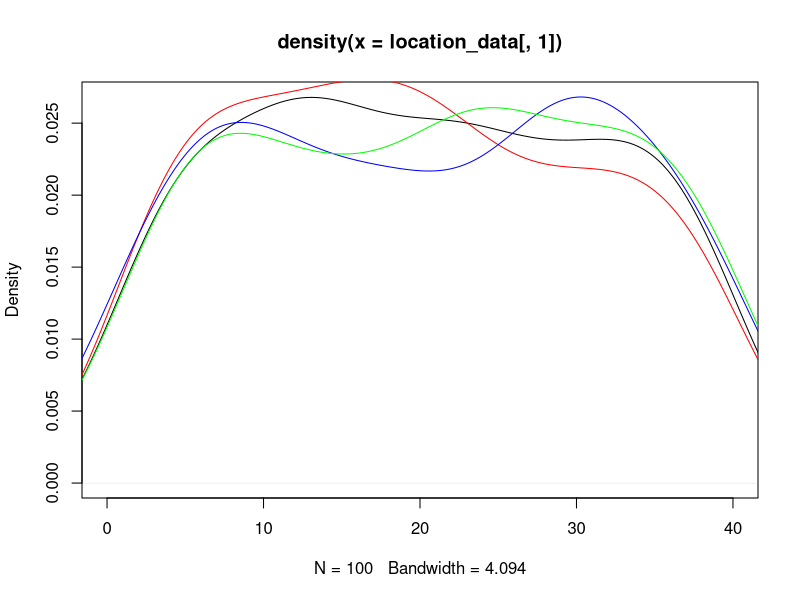
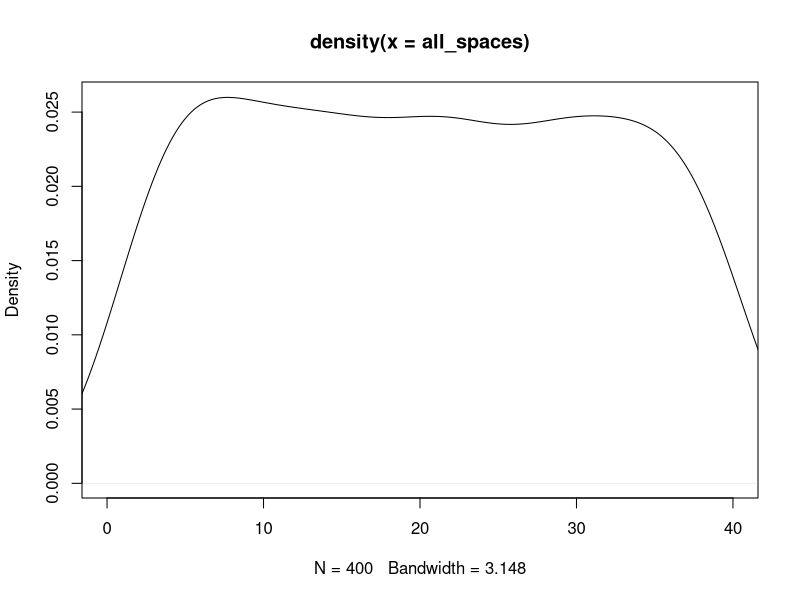
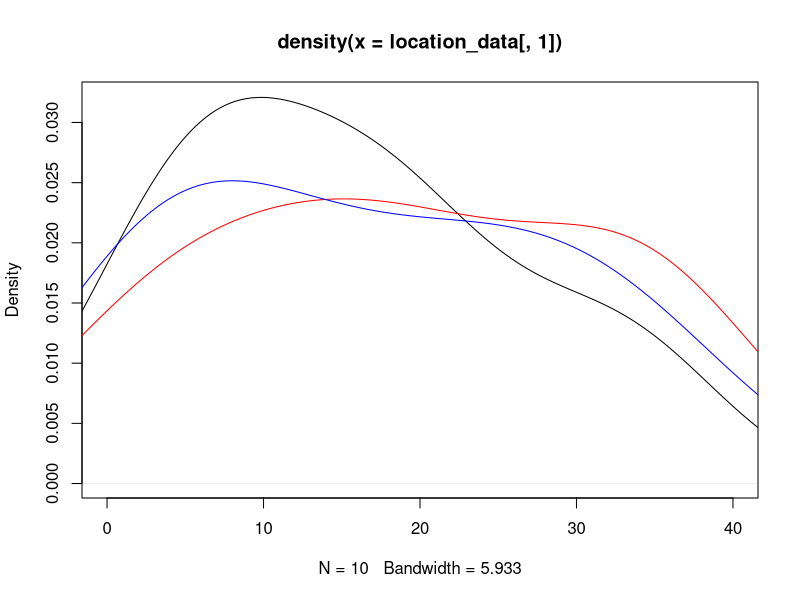
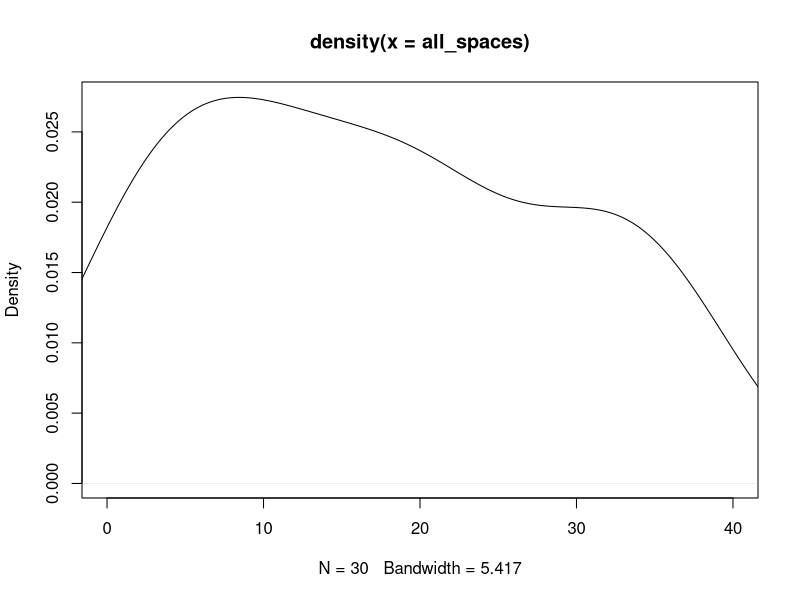

Recreate these plots in R, in order.
## ---- chunk 1
knitr::opts_chunk$set(echo = TRUE)
## ---- chunk 2
#libraries
library(dplyr)
library(ggplot2)
## ---- chunk 3
#Kayleigh
##LET'S GET MOVING

monopolyBoard <- read.csv("MonopolyBoard.csv", header = T)
monopolyBoard

# Using dice rolls to determine where a player will land on the board
#input: "location"; a number 1-40; where the player is on the board
#output: the amount of spaces the player will move until they are on their new location

#note that this is only accounting for standard dice rolls, no special rules yet...

lets_move = function(location) {
  dice_roll_1 <- sample(1:6, 1, replace = TRUE)
  dice_roll_2 <- sample(1:6, 1, replace = TRUE)
  
  roll_total <- sum(dice_roll_1, dice_roll_2)
  roll_double <- dice_roll_1 == dice_roll_2
  
    location = location + roll_total
    
  if (location <= 40) {
    location = location
  } else {
    location = location - 40
  }
  
  space = monopolyBoard$name[monopolyBoard$spaces == location]
  
  print("You're moving forward...")
  print(roll_total)
  
  print("You're on space...")
  print(location)
  
  #print(space) #This prints out the name of the space that they land on. 
}

#testers
lets_move(1)
lets_move(25)
lets_move(38)
lets_move(40)



#A function to move players around the board and to play Monopoly!
#input: "turns"; the amount of turns we should take
#output: a player's new location on the board

lets_play = function(turns) {
  location = 1
  print("Starting Location: GO!")
  for (i in 1:turns) {
    location = lets_move(location)
  }
  print("You've landed on...")
  return(location)
}



lets_play(10) #tester #in this example if you look at a reference monopoly board and "walk" your way around the board with each move being the number in each output, you'll land on the space on the board corresponding to the final output (when counting "GO" as 1 and/or 40) 

#testers 
#"lets_move" and "lets_play" have both been edited to print out phrases for each roll and move to make it easier to determine how the player is moving. 
#"You're moving forward..." gives the player's roll
#"You're on space..." is the players position after 1 turn/"lets_move"
  # Later try to switch this print statement to the name of the spot that the player is on 
#"You've landed on..." gives the final location after running "lets_play" for "x" turns.
  # Later try to switch this print statement to the name of the spot that the player is on 

lets_play(3)
lets_play(10)

## ---- chunk 4
##DOUBLE DOWN

##WORK IN PROGRESS

#A function using dice rolls to determine how many spaces a player will move with the additional rules for "doubles" in Monopoly
#input: "location"; a number 1-40 where the player is on the board
#outut: the number of spaces the player will move on the board, with the special case of rolling three "doubles" and landing in jail
double_down = function(location) {
  dice_roll_1 <- sample(1:6, 1, replace = TRUE)
  dice_roll_2 <- sample(1:6, 1, replace = TRUE)
  
  roll_total <- sum(dice_roll_1, dice_roll_2)
  roll_double <- dice_roll_1 == dice_roll_2
  
  print("roll was")
  print(roll_total)
    
  if (roll_double) {
    
    dice_roll_3 <- sample(1:6, 1, replace = TRUE)
    dice_roll_4 <- sample(1:6, 1, replace = TRUE)
    
    roll_total_2 <- sum(dice_roll_3, dice_roll_4)
    roll_double_2 <- dice_roll_3 == dice_roll_4
    
    print("roll double was")
    print(roll_total_2)

    
    if (roll_double_2) {
      dice_roll_5 <- sample(1:6, 1, replace = TRUE)
      dice_roll_6 <- sample(1:6, 1, replace = TRUE)
      
      roll_total_3 <- sum(dice_roll_5, dice_roll_6)
      roll_double_3 <- dice_roll_5 == dice_roll_6
      
      print("roll double was")
      print(roll_total_3)
      
      if (roll_double_3) {
        location = 11 #Jail
        print("doubles, doubles, doubles")
        print("You're going to JAIL!")
        
      } else {
        location = location + roll_total + roll_total_2 + roll_total_3
        print("doubles, doubles, not doubles")
        print("You're moving forward...")
        print(roll_total + roll_total_2 + roll_total_3)
      }
    } else {
      location = location + roll_total + roll_total_2
      print("doubles, not doubles")
      print("You're moving forward...")
      print(roll_total+roll_total_2)
    }
  } else {
    location = location + roll_total
    print("no doubles")
    print("You're moving forward...")
    print(roll_total)
  }

    
  if (location <= 40) {
    location = location
  } else {
    location = location - 40
  }

  
  print("You're on space...")
  print(location)
}

double_down(1)
#text out in the function is kinda funky right but it's just to make sure its working right
#In final version switch all dice rolls to sample(1:6,...)

## ---- chunk 5
##CHANCE AND COMMUNITY CHEST CARDS
Card_Numbers <- c(1, 2, 3, 4, 5, 6, 7, 8, 9, 10, 11, 12, 13, 14, 15, 16)

Chance_Cards <- c("Advance to Boardwalk", "Advance to Go (Collect $200)", "Advance to Illinois Avenue. If you pass Go, collect $200", "Advance to St. Charles Place. If you pass Go, collect $200", "Advance to the nearest Railroad. If unowned, you may buy it from the Bank. If owned, pay owner twice the rental to which they are otherwise entitled", "Advance to the nearest Railroad. If unowned, you may buy it from the Bank. If owned, pay owner twice the rental to which they are otherwise entitled", "Advance token to nearest Utility. If unowned, you may buy it from the Bank. If owned, throw dice and pay owner a total ten times amount thrown", "Bank pays you dividend of $50", "Get Out of Jail Free", "Go Back 3 Spaces", "Go to Jail. Go directly to Jail, do not pass Go, do not collect $200", "Make general repairs on all your property. For each house pay $25. For each hotel pay $100", "Speeding fine $15", "Take a trip to Reading Railroad. If you pass Go, collect $200", "You have been elected Chairman of the Board. Pay each player $50", "Your building loan matures. Collect $150")

Chance <- data.frame(Chance_Cards, Card_Numbers)
Chance
##Chance cards to move a player to a new space:
  #1 -> Advance to Boardwalk (space 40)
  #2 -> Advance to Go (space 1)
  #3 -> Advance to Illinois Avenue (space 25)
  #4 -> Advance to St. Charles Place (space 12)
  #5 -> Advance to nearest Railroad (space(s) 6, 16, 26, 36)
  #6 -> Advance to nearest Railraod (space(s) 6, 16, 26, 36)
  #7 -> Advance to nearest Utility (space(s) 13, 29)
  #11 -> Go to Jail (space 11)
  #14 -> Take a trip to Reading Railroad (space 6)

Community_Chest_Cards <- c("Advance to Go (Collect $200)", "Bank error in your favor. Collect $200", "Doctor’s fee. Pay $50", "From sale of stock you get $50", "Get Out of Jail Free", "Go to Jail. Go directly to jail, do not pass Go, do not collect $200", "Holiday fund matures. Receive $100", "Income tax refund. Collect $20", "It is your birthday. Collect $10 from every player", "Life insurance matures. Collect $100", "Pay hospital fees of $100", "Pay school fees of $50", "Receive $25 consultancy fee", "You are assessed for street repair. $40 per house. $115 per hotel", "You have won second prize in a beauty contest. Collect $10", "You inherit $100")

Community_Chest <- data.frame(Community_Chest_Cards, Card_Numbers)
Community_Chest

##Community Chest Cards that move a player to a new space:
  #1 -> Advance to GO (space 1)
  #5 -> Go to Jail (space 11)

## ---- chunk 6
# heidi

#the function "who_goes_first" simulates the initial roll before the game begins in order to determine which player goes first
# input is a number of how many players are going to be playing
# output is the value of each players roll and the player that will start the game based on who had the highest roll
who_goes_first <- function(num_players){
  initial_rolls <- c()
  for (i in 1:num_players) {
    player_i_roll <- sum(sample(1:6, 2, replace=TRUE))
    initial_rolls <- c(initial_rolls, player_i_roll) # vector of every player's roll
    print(paste("Player", i, "rolled", player_i_roll))
  }
  cat("\n")
  if(sum(initial_rolls == max(initial_rolls)) >= 2){
    while (sum(initial_rolls == max(initial_rolls)) >= 2) { # if players tied for highest number
      tied_players <- which(initial_rolls==max(initial_rolls)) # identify which players tied
      print("It's a tie! Roll again")
      cat("\n")
      tie_breaker_rolls <- c()
      for (i in tied_players) { # tied players roll again
       player_i_roll2 <- sum(sample(1:6, 2, replace=TRUE))
       tie_breaker_rolls <- c(tie_breaker_rolls, player_i_roll2)
       print(paste("Player", i, "rolled", player_i_roll2))
      }
      initial_rolls <- tie_breaker_rolls
      highest_roll <- max(tie_breaker_rolls)
      highest_player2 <- tied_players[which(tie_breaker_rolls == highest_roll)]
    }
    cat("\n")
    print(paste("Player", highest_player2, "goes first!"))
  }
  else {
    highest_player <- which.max(initial_rolls) # who rolled the highest number
    print(paste("Player", highest_player, "goes first!"))
  }
}

who_goes_first(4) # test function

## ---- chunk 7
# Olivia
# Website for data: https://stat-jet-asu.github.io/Datasets/InstructorDescriptions/monopoly.html

monopolyBoard <- read.csv("MonopolyBoard.csv", header = T)
head(monopolyBoard)

# This section is for question number 2

# Kayleigh's lets_play function from above incorporating players and density plots
# uses lets_move function from above
# input: turns, # of turns to iterate through; players, number of players (2-4)
# output: density plot with a line for each player's frequency of spaces landed on 
# & density plot for the combined frequency of spaces landed on for all players

lets_play = function(turns, players) {
  location_data <- as.data.frame(matrix(nrow = turns, ncol = players))
  
for (j in 1:players) {
  location = 1
  
  for (i in 1:turns) {
    
    location = lets_move(location)
    location_data[i,j] <- location
    }
  }
  
  # creates density plot of frequency of landing on each space for each player
  plot(density(location_data[,1]), xlim = c(0,40), col = "black")
  
  colors <- c("red", "blue", "green")
  
  for (k in 2:players) {
  lines(density(location_data[,k]), col = colors[k-1]) # adds a density line for each player after the first
  }
  
  # creates density plot for total frequency landing on each space (all players spaces included)
  all_spaces <- as.vector(as.matrix(location_data))
  plot(density(all_spaces), xlim = c(0,40), col = "black")
}
lets_play(100, 4)

## ---- chunk 8
who_goes_first2 <- function(num_players){
  initial_rolls <- c()
  for (i in 1:num_players) {
    player_i_roll <- sum(sample(1:6, 2, replace=TRUE))
    initial_rolls <- c(initial_rolls, player_i_roll) # vector of every player's roll
#    print(paste("Player", i, "rolled", player_i_roll))
  }
  cat("\n")
  if(sum(initial_rolls == max(initial_rolls)) >= 2){
    while (sum(initial_rolls == max(initial_rolls)) >= 2) { # if players tied for highest number
      tied_players <- which(initial_rolls==max(initial_rolls)) # identify which players tied
#      print("It's a tie! Roll again")
#      cat("\n")
      tie_breaker_rolls <- c()
      for (i in tied_players) { # tied players roll again
       player_i_roll2 <- sum(sample(1:6, 2, replace=TRUE))
       tie_breaker_rolls <- c(tie_breaker_rolls, player_i_roll2)
#       print(paste("Player", i, "rolled", player_i_roll2))
      }
      initial_rolls <- tie_breaker_rolls
      highest_roll <- max(tie_breaker_rolls)
      highest_player2 <- tied_players[which(tie_breaker_rolls == highest_roll)]
    }
#    cat("\n")
#    print(paste("Player", highest_player2, "goes first!"))
  }
  else {
    highest_player <- which.max(initial_rolls) # who rolled the highest number
#    print(paste("Player", highest_player, "goes first!"))
#    return(highest_player)
  
    
  # creating player order
  player_order <- length(num_players)
  player_order[1] <- as.integer(highest_player)

 for (j in 2:num_players) {
    
  player_order[j] <- as.integer(player_order[j-1] + 1)
  if (player_order[j] > num_players) {
    player_order[j] <- 1
  }
 }
  print(player_order)
  }
  
  playerlist <- (list(highest_player, player_order))
  return(playerlist)
}

#who_goes_first2(4)

## ---- chunk 9
# Question number 3 -- including jail and double rolls

lets_move2 = function(location) {
  dice_roll_1 <- sample(1:6, 1, replace = TRUE)
  dice_roll_2 <- sample(1:6, 1, replace = TRUE)
  
  roll_total <- sum(dice_roll_1, dice_roll_2)
  roll_double <- dice_roll_1 == dice_roll_2
  
    location = location + roll_total # updates location to be previous location + roll total
    double3 = "false" # double3 is assigned "true" if the player double rolls 3x (as seen in if statement below), otherwise it is assigned "false" 
    
  # first double roll -> roll again
  if (roll_double == TRUE) {
    dice_roll_3 <- sample(1:6, 1, replace = TRUE)
    dice_roll_4 <- sample(1:6, 1, replace = TRUE)
    
    roll_total2 <- sum(dice_roll_3, dice_roll_4)
    roll_double2 <- dice_roll_3 == dice_roll_4
    
    location = location + roll_total2
    double3 = "false"
    
    # if player is at a location past 40, subtract 40 so they go back to the GO space at location "41"
    # this is included in each if statement below so that it applies if player has to roll again
    if (location <= 40) {
      location = location
    } else {
      location = location - 40
    }
     
      # second double roll -> roll again
      if (roll_double2 == TRUE) {
        dice_roll_5 <- sample(1:6, 1, replace = TRUE)
        dice_roll_6 <- sample(1:6, 1, replace = TRUE)
    
        roll_total3 <- sum(dice_roll_5, dice_roll_6)
        roll_double3 <- dice_roll_5 == dice_roll_6
    
        location = location + roll_total3
        double3 = "false"
        
        if (location <= 40) {
          location = location
        } else {
          location = location - 40
        }
        
        # third double roll -> go to jail
          if (roll_double3 == TRUE) {
            location = monopolyBoard$spaces[monopolyBoard$name == "Jail"]
            double3 = "true"
          }
      }
  }  
    
  if (location <= 40) {
    location = location
  } else {
    location = location - 40
  }
  
  listdata <- (list(location, double3)) # creates list for outputs "location" and "double3"
  # if you need to access location from this function, use lets_move2(location)[[1]]
  # if you need to access double3, use lets_move2(double3)[[2]]
  return(listdata)
  
  listdata %>% ggplot() + geom_histogram(mapping=aes(x="location", y="amounts"))
}




# lets_play2 is currently set up to have each player go thru all their turns and then move onto the next player
# probably need to fix this for question 5

## ---- chunk 10

lets_play2 = function(turns, players) {
  
  
  location_data <- as.data.frame(matrix(nrow = turns, ncol = players)) # dataframe will keep data for locations of players for each turn
  double3data <- as.data.frame(matrix(nrow = turns, ncol = players)) # dataframe will say "true" if player double rolled 3x (which lands them in jail) and "false" if they didn't double roll 3x
  
    # puts players in order
    colnames(location_data) <- who_goes_first2(players)[[2]]
  
    location = 1 # each player starts at location 1
    location_data[1,] <- location
    double3 = 0 # initializing "double3" which will be later assigned a "true" or "false" based on if player double rolled 3x
  
    for (i in 2:turns) { # iterates through number of turns
      
        for (j in 1:players) { # rotates through each player
          
        location = lets_move2(location_data[i-1,j])[[1]] # takes location from lets_move2 function and assigns it to location
        location_data[i,j] <- as.integer(location) # puts location value into the dataframe of locations for each player
        double3data[i,j] <- lets_move2(double3)[[2]] # takes "true" or "false" value from double3 and adds it to double3data dataframe
        
      # deals with landing in jail from "go to jail" space and staying there for next 3 turns
      if (31 %in% location_data[i-1,j]) { # if you landed on 31 in the last turn (i-1 turn), you go to jail (space 11) for the ith turn
        location <- 11
        location_data[i,j] <- as.integer(location) # new location is 11
      } else if (11 %in% location_data[i-1,j] & 31 %in% location_data[i-2,j]) { # if you were on space 11 last turn AND you were on space 31 2 turns ago, you stay in jail (space 11) for turn i
        location <- 11
        location_data[i,j] <- as.integer(location)
      } else if (11 %in% location_data[i-2,j] & 31 %in% location_data[i-3,j]) {
        location <- 11
        location_data[i,j] <- as.integer(location)
      }
        
      # landing in jail from 3x double roll and staying there for next 3 turns
      if (11 %in% location_data[i,j] & "true" %in% double3data[i-1,j]) { # if player's location is 11 (jail) and double3data is"true" (player double rolled 3x), player stays in jail. all 3 if/else if statements keep player in jail for the next 3 turns
        location <- 11
        location_data[i,j] <- as.integer(location)
      } else if (11 %in% location_data[i-1,j] & "true" %in% double3data[i-2,j]) { # 
        location <- 11
        location_data[i,j] <- as.integer(location)
      } else if (11 %in% location_data[i-2,j] & "true" %in% double3data[i-3,j]) {
        location <- 11
        location_data[i,j] <- as.integer(location)
      }
        
    }
  }
  print(location_data)
  
  # creates density plot of frequency of landing on each space for each player
  plot(density(location_data[,1]), xlim = c(0,40), col = "black")
  
  colors <- c("red", "blue", "green")
  
  for (k in 2:players) {
    lines(density(location_data[,k]), col = colors[k-1]) # adds a density line for each player after the first
  }
  
  # creates density plot for total frequency landing on each space (all players spaces included)
  all_spaces <- as.vector(as.matrix(location_data))
  plot(density(all_spaces), xlim = c(0,40), col = "black")
  
}
 
lets_play2(10, 3)

# how should we go about recording spaces landed on when double rolls occur?

## ---- chunk 11

# Figure out how to have players pay and recieve money from landing on chance and community chest spaces


## ---- chunk 12
#4 - Kayleigh and Maddie 
#Chance - spaces 8, 23, 37
#Community Chest - spaces 3, 18, 34
Chance

Drawing_Chance = function(location) {
  location = location
  draw_card <- sample(1:16, 1, replace = TRUE)
  player_card <- Chance$Chance_Cards[draw_card]
  print(player_card)

  
      if(draw_card == 1) {
        location = 1
      }
      
      if(draw_card == 2) {
        location = 1
      }
      
      if(draw_card == 3) {
        location = 25
      }
  
      if(draw_card == 4){
        location = 12
      }
    
      if(draw_card == 5){
        if(location >= 37 && location <= 5){
              location = 6
            } else {
              if (location >= 6 && location <= 15){
                location = 16
              } else {
                if(location >= 16 && location <= 25){
                  location = 26
                } else {
                  location = 36
                }
              }
            }
    }
  
    if(draw_card == 6){
        if(location >= 37 && location <= 5){
              location = 6
            } else {
              if (location >= 6 && location <= 15){
                location = 16
              } else {
                if(location >= 16 && location <= 25){
                  location = 26
                } else {
                  location = 36
                }
              }
            }
    }
  
    if(draw_card == 7){
        if(location >= 29 && location <= 12){
              location = 13
            } else {
              location = 29
    }
  }
  
    if(draw_card == 11) {
      location = 11
    }
  
    if(draw_card == 14) {
      location = 6
    }
  
    if(draw_card == 10) {
      location = location - 3
    }
  
    location = location
    return(location)
}

Drawing_Chance(8)
Drawing_Chance(23)
Drawing_Chance(37)

Drawing_Community_Chest = function(location) {
  location = location
  draw_card_chest <- sample(1:16, 1, replace = TRUE)
  player_card_chest <- Community_Chest$Community_Chest_Cards[draw_card_chest]
  print(player_card_chest)
  print(location)
  
  if (draw_card_chest == 1) {
    location = 1
  } else {
    if (draw_card_chest == 6) {
    location = 11
    } else {
      location = location
    }
  
  }
  
  location = location 
  return(location)
}

Drawing_Community_Chest(3)
Drawing_Community_Chest(18)
Drawing_Community_Chest(34)

lets_move3 = function(location) {
  dice_roll_1 <- sample(1:6, 1, replace = TRUE)
  dice_roll_2 <- sample(1:6, 1, replace = TRUE)
  
  roll_total <- sum(dice_roll_1, dice_roll_2)
  roll_double <- dice_roll_1 == dice_roll_2
  
    location = location + roll_total
    double3 = "false"
  
  print("your roll total is...")
  print(roll_total)

  if (location <= 40) {
      location = location
  } else {
      location = location - 40
  }
   
  print("your location is...")
  print(location)
  
  if(location == 8 || location == 23 || location == 27) {
    location = Drawing_Chance(location)
    print("your location is...")
    print(location)
  }
  
  if(location == 3 || location == 18 || location == 34) {
    location = Drawing_Community_Chest(location)
    print("your location is...")
    print(location)
  }
    
  # first double roll -> roll again
  if (roll_double == TRUE) {
    dice_roll_3 <- sample(1:6, 1, replace = TRUE)
    dice_roll_4 <- sample(1:6, 1, replace = TRUE)
    
    roll_total2 <- sum(dice_roll_3, dice_roll_4)
    roll_double2 <- dice_roll_3 == dice_roll_4
    
    location = location + roll_total2
    double3 = "false"
    print("1 double")
    
    if (location <= 40) {
      location = location
    } else {
      location = location - 40
    }
    
    
    if(location == 8 || location == 23 || location == 27) {
    location = Drawing_Chance(location)
    }
  
  if(location == 3 || location == 18 || location == 34) {
    location = Drawing_Community_Chest(location)
    }
     
      # second double roll -> roll again
      if (roll_double2 == TRUE) {
        dice_roll_5 <- sample(1:6, 1, replace = TRUE)
        dice_roll_6 <- sample(1:6, 1, replace = TRUE)
    
        roll_total3 <- sum(dice_roll_5, dice_roll_6)
        roll_double3 <- dice_roll_5 == dice_roll_6
    
        location = location + roll_total3
        double3 = "false"
        print("2 doubles")
        
        if (location <= 40) {
          location = location
        } else {
          location = location - 40
        }
        
        if(location == 8 || location == 23 || location == 27) {
          location = Drawing_Chance(location)
        }
  
        if(location == 3 || location == 18 || location == 34) {
          location = Drawing_Community_Chest(location)
         
        }
        
        # third double roll -> go to jail
          if (roll_double3 == TRUE) {
            location = monopolyBoard$spaces[monopolyBoard$name == "Jail"]
            double3 = "true"
            print("three doubles")
          }
      }
  }  
   
  location = location 
  
  print("your location is...")
  print(location)
  listdata <- (list(location, double3))
  return(listdata)
  
}

lets_move3(1)

lets_play3 = function(turns, players) {
  
  location_data <- as.data.frame(matrix(nrow = turns, ncol = players))
  double3data <- as.data.frame(matrix(nrow = turns, ncol = players))
  
  for (j in 1:players) {
    location = 1
    double3 = 0
  
    for (i in 1:turns) {
      
        location = lets_move2(location)[[1]]
        location_data[i,j] <- as.integer(location)
        double3data[i,j] <- lets_move3(double3)[[2]]
        
      # deals with landing in jail from "go to jail" space and staying there for next 3 turns
      if (31 %in% location_data[i-1,j]) { # if you land on 31 (go to jail), next location is in jail (space 11)
        location <- 11
        location_data[i,j] <- as.integer(location)
      } else if (11 %in% location_data[i-1,j] & 31 %in% location_data[i-2,j]) {
        location <- 11
        location_data[i,j] <- as.integer(location)
      } else if (11 %in% location_data[i-2,j] & 31 %in% location_data[i-3,j]) {
        location <- 11
        location_data[i,j] <- as.integer(location)
      }
        
      # landing in jail from 3x double roll and staying there for next 3 turns
      if (11 %in% location_data[i,j] & "true" %in% double3data[i-1,j]) { # "true" means player double rolled 3x -> jail
        location <- 11
        location_data[i,j] <- as.integer(location)
      } else if (11 %in% location_data[i-1,j] & "true" %in% double3data[i-2,j]) { # 
        location <- 11
        location_data[i,j] <- as.integer(location)
      } else if (11 %in% location_data[i-2,j] & "true" %in% double3data[i-3,j]) {
        location <- 11
        location_data[i,j] <- as.integer(location)
      }
        
    }
  }
  #print(location_data)
  
  # creates density plot of frequency of landing on each space for each player
  plot(density(location_data[,1]), xlim = c(0,40), col = "black")
  
  colors <- c("red", "blue", "green")
  
  for (k in 2:players) {
    lines(density(location_data[,k]), col = colors[k-1]) # adds a density line for each player after the first
  }
  
  # creates density plot for total frequency landing on each space (all players spaces included)
  all_spaces <- as.vector(as.matrix(location_data))
  plot(density(all_spaces), xlim = c(0,40), col = "black")
  
}
## ---- chunk 13

#use lets_move2 for freq plot

 
## ---- chunk 14
#hello
dice_roll <- sum(sample(1:6, 2, replace = TRUE))
dice_roll

#Need to figure out how to exchange money between players
Chance_Money <- function(money){
  money = money
  draw_card <- sample(1:16, 1, replace = TRUE)
  player_card <- Chance$Chance_Cards[draw_card]
  print(player_card)
  
  if(draw_card == 2){
    money = money + 200
  }
  
  if(draw_card == 8){
    money = money + 50
  }
  
  if(draw_card == 12){
    if(properties == 5){
      money = money - 125
    }
    if(properties == 6){
      money = money - 150
    }
  }
  
  if(draw_card == 13){
    money = money - 15
  }
  
  if(draw_card == 16){
    money = money + 150
  }
}

#Need to figure out how to exchange money between players
Community_Chest_Money <- function(money){
  money = money
  draw_card <- sample(1:16, 1, replace = TRUE)
  player_card <- Community_Chest$Community_Chest_Cards[draw_card]
  print(player_card)
  
  if(draw_card == 1){
    money = money + 200
  }
  
  if(draw_card == 2){
    money = money + 200
  }
  
  if(draw_card == 3){
    money = money - 50
  }
  
  if(draw_card == 4){
    money = money + 50
  }
  
  if(draw_card == 7){
    money = money + 100
  }
  
  if(draw_card == 8){
    money = money + 20
  }
  
  if(draw_card == 10){
    money = money + 100
  }
  
  if(draw_card == 11){
    money = money - 100
  }
  
  if(draw_card == 12){
    money = money - 50
  }
  
  if(draw_card == 13){
    money = money + 25
  }
  
  if(draw_card == 15){
    money = money + 10
  }
  
  if(draw_card == 16){
    money = money + 100
  }
}

Chance
Community_Chest
## ---- chunk 15
Players <- c("Player 1", "Player 2", "Player 3", "Player 4")
Player_Bank <- c("1250", "1250", "1250", "1250")

The_Players <- data.frame(Players, Player_Bank)
The_Players

monopolyBoard

Property <- c("Mediterranean", "Baltic", "Reading Railroad", "Oriental", "Vermot", "Connecticut", "St. Charles", "Electric Company", "States", "Virginia", "Pennsylvania Railroad", "St. James", "Tennessee", "New York", "Kentucky", "Indiana", "Illinios", "B&O Railroad", "Atlantic", "Ventnor", "Water Works", "Marvin Gardens", "Pacific", "N. Carolina", "Pennsylvania", "Short Line Railroad", "Park Place", "Boardwalk")
Property_Status <- c("Unowned", "Unowned", "Unowned", "Unowned", "Unowned", "Unowned", "Unowned", "Unowned", "Unowned", "Unowned", "Unowned", "Unowned", "Unowned", "Unowned", "Unowned", "Unowned", "Unowned", "Unowned", "Unowned", "Unowned", "Unowned", "Unowned", "Unowned", "Unowned", "Unowned", "Unowned", "Unowned", "Unowned")

The_Properties <- data.frame(Property, Property_Status)
The_Properties

## ---- chunk 16
library(tidyverse)
assigning_properties <- function( ){
  smpl <- sample(1:28, 28, replace = FALSE)
  smpl
  property_order <- data.frame(smpl)
  property_order
}

Owned_Spaces <- sample(1:28, 28, replace = FALSE)
Owned_Spaces
Players <- c("Player 1", "Player 2", "Player 3", "Player 4")
Player_Bank <- c("1250", "1250", "1250", "1250")

The_Players <- data.frame(Players, Player_Bank)
The_Players

The_Players_Owned <- data.frame(Players, Owned_Spaces)
The_Players_Owned <- The_Players_Owned %>% pivot_wider(names_from = Players, values_from = Owned_Spaces)
The_Players_Owned[[1]]
The_Players_Owned[[2]]
The_Players_Owned[[3]]


lets_play3 = function(turns, players) {
  
  location_data <- as.data.frame(matrix(nrow = turns, ncol = players))
  double3data <- as.data.frame(matrix(nrow = turns, ncol = players))
  
  for (j in 1:players) {
    location = 1
    double3 = 0
    
    
    for (i in 1:turns) {
      
        location = lets_move2(location)[[1]]
        location_data[i,j] <- as.integer(location)
        double3data[i,j] <- lets_move3(double3)[[2]]
        
      # deals with landing in jail from "go to jail" space and staying there for next 3 turns
      if (31 %in% location_data[i-1,j]) { # if you land on 31 (go to jail), next location is in jail (space 11)
        location <- 11
        location_data[i,j] <- as.integer(location)
      } else if (11 %in% location_data[i-1,j] & 31 %in% location_data[i-2,j]) {
        location <- 11
        location_data[i,j] <- as.integer(location)
      } else if (11 %in% location_data[i-2,j] & 31 %in% location_data[i-3,j]) {
        location <- 11
        location_data[i,j] <- as.integer(location)
      }
        
      # landing in jail from 3x double roll and staying there for next 3 turns
      if (11 %in% location_data[i,j] & "true" %in% double3data[i-1,j]) { # "true" means player double rolled 3x -> jail
        location <- 11
        location_data[i,j] <- as.integer(location)
      } else if (11 %in% location_data[i-1,j] & "true" %in% double3data[i-2,j]) { # 
        location <- 11
        location_data[i,j] <- as.integer(location)
      } else if (11 %in% location_data[i-2,j] & "true" %in% double3data[i-3,j]) {
        location <- 11
        location_data[i,j] <- as.integer(location)
      }
        
    }
  }
  #print(location_data)
  
  # creates density plot of frequency of landing on each space for each player
  plot(density(location_data[,1]), xlim = c(0,40), col = "black")
  
  colors <- c("red", "blue", "green")
  
  for (k in 2:players) {
    lines(density(location_data[,k]), col = colors[k-1]) # adds a density line for each player after the first
  }
  
  # creates density plot for total frequency landing on each space (all players spaces included)
  all_spaces <- as.vector(as.matrix(location_data))
  plot(density(all_spaces), xlim = c(0,40), col = "black")
  
}
